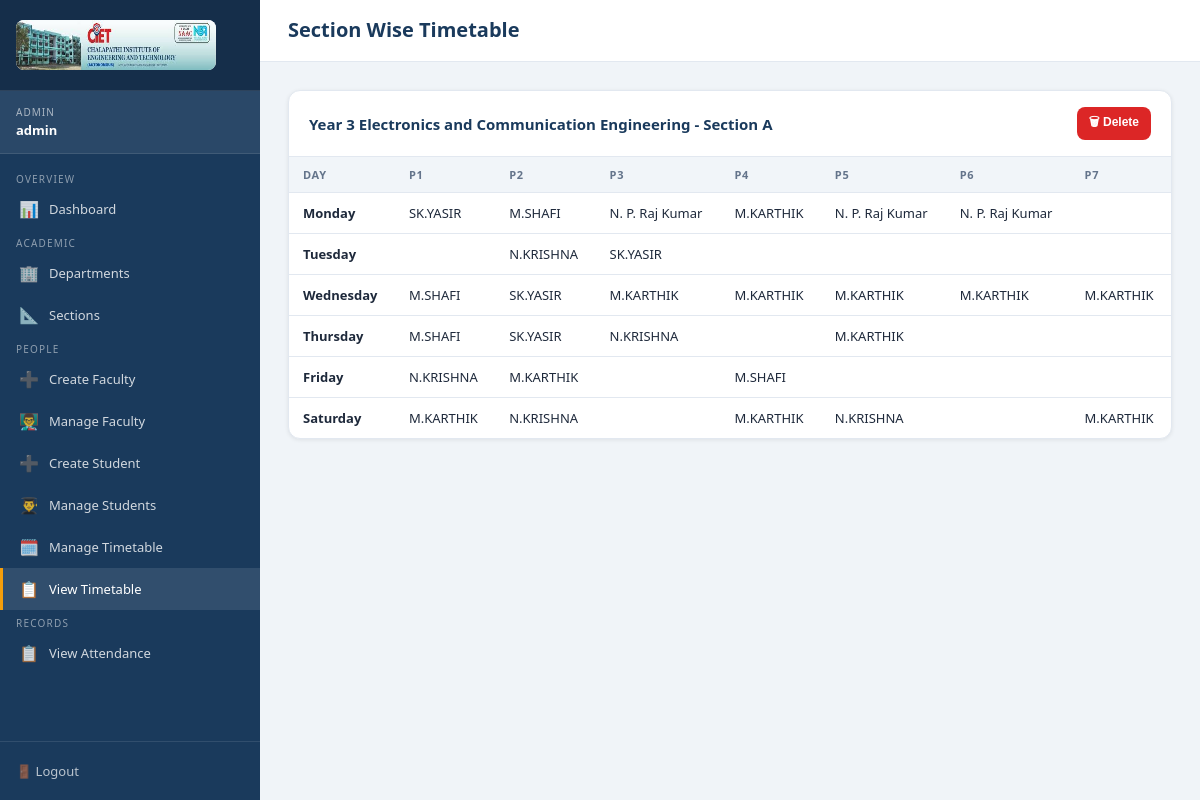
Screenshot of /admin/timetable-view (signed in) with the database file from the repository.
### tables this page shows
CREATE TABLE departments (
    id INTEGER PRIMARY KEY AUTOINCREMENT,
    name TEXT UNIQUE NOT NULL
);

CREATE TABLE faculty_profiles (
    id INTEGER PRIMARY KEY AUTOINCREMENT,
    user_id INTEGER UNIQUE NOT NULL,
    department_id INTEGER,
    name TEXT NOT NULL,
    employee_id TEXT UNIQUE NOT NULL,
    FOREIGN KEY(user_id) REFERENCES users(id) ON DELETE CASCADE,
    FOREIGN KEY(department_id) REFERENCES departments(id) ON DELETE SET NULL
);

### routes/admin.py (the view)
@admin_bp.route('/timetable-view')
@admin_required
def timetable_view():
    db = get_db()
    tt_query = '''
        SELECT t.id,
               t.section_id,
               fp.name as faculty_name,
               d.name as branch_name,
               y.year_number,
               sec.name as section_name,
               t.period_number,
               t.day_of_week
        FROM timetable t
        JOIN faculty_profiles fp ON t.faculty_id = fp.id
        JOIN sections sec ON t.section_id = sec.id
        JOIN departments d ON sec.branch_id = d.id
        JOIN years y ON sec.year_id = y.id
        ORDER BY d.name, y.year_number, sec.name, t.day_of_week, t.period_number
    '''
    entries = db.execute(tt_query).fetchall()
    section_tables = {}
    for e in entries:
        key = f"{e['branch_name']} - Year {e['year_number']} - {e['section_name']}"
        if key not in section_tables:
            section_tables[key] = {
                "branch": e['branch_name'],
                "year": e['year_number'],
                "section": e['section_name'],
                "section_id": None,
                "data": {}
            }
        if section_tables[key]["section_id"] is None:
            section_tables[key]["section_id"] = e["section_id"]
        section_tables[key]["data"][(e['day_of_week'],
                                     e['period_number'])] = e['faculty_name']
    db.close()
    return render_template('admin/timetable_view.html',
                           section_tables=section_tables,
                           periods=range(1, 8),
                           days=[
                               "Monday", "Tuesday", "Wednesday", "Thursday",
                               "Friday", "Saturday"
                           ])

### routes/admin.py (called while the page is built)
def get_db():
    conn = sqlite3.connect(current_app.config['DB_PATH'])
    conn.row_factory = sqlite3.Row
    conn.execute("PRAGMA foreign_keys = ON")
    return conn

def admin_required(f):
    @wraps(f)
    def decorated(*args, **kwargs):
        if session.get('role') != 'admin':
            flash('Access denied. Admin login required.', 'danger')
            return redirect(url_for('admin.login'))
        return f(*args, **kwargs)
    return decorated

### templates/admin/timetable_view.html (shortened to what this page needs)
{% extends 'base.html' %}
{% block page_title %}Section Wise Timetable{% endblock %}
{% block sidebar %}
<span class="nav-section-title">Overview</span>
<a href="{{ url_for('admin.dashboard') }}"><span class="nav-icon">📊</span> Dashboard</a>
<span class="nav-section-title">Academic</span>
<a href="{{ url_for('admin.departments') }}"><span class="nav-icon">🏢</span> Departments</a>
<a href="{{ url_for('admin.sections') }}"><span class="nav-icon">📐</span> Sections</a>
<span class="nav-section-title">People</span>
<a href="{{ url_for('admin.create_faculty') }}"><span class="nav-icon">➕</span> Create Faculty</a>
<a href="{{ url_for('admin.manage_faculty') }}"><span class="nav-icon">👨‍🏫</span> Manage Faculty</a>
<a href="{{ url_for('admin.create_student') }}"><span class="nav-icon">➕</span> Create Student</a>
<a href="{{ url_for('admin.manage_students') }}"><span class="nav-icon">👨‍🎓</span> Manage Students</a>
<a href="{{ url_for('admin.timetable') }}">
    <span class="nav-icon">🗓️</span> Manage Timetable
</a>
<a href="{{ url_for('admin.timetable_view') }}" class="active">
    <span class="nav-icon">📋</span> View Timetable
</a>
<span class="nav-section-title">Records</span>
<a href="{{ url_for('admin.view_attendance') }}"><span class="nav-icon">📋</span> View Attendance</a>
{% endblock %}
{% block sidebar_footer %}<a href="{{ url_for('admin.logout') }}">🚪 Logout</a>{% endblock %}
{% block content %}
{% for key, sec in section_tables.items() %}
<div class="card" style="margin-bottom:30px;">
    <div class="card-header"
        style="display:flex; justify-content:space-between; align-items:center;">
        <div class="card-title">
            Year {{ sec.year }} {{ sec.branch }} - Section {{ sec.section }}
        </div>
        <form method="POST"
            action="{{ url_for('admin.delete_section_timetable') }}"
            onsubmit="return confirm('Are you sure you want to delete timetable for this section?');">
            <button type="submit" class="btn btn-danger btn-sm">
                🗑 Delete
            </button>
        </form>
    </div>
    <div class="table-wrapper">
        <table>
            <thead>
                <tr>
                    <th>Day</th>
                    {% for p in periods %}
                    <th>P{{ p }}</th>
                    {% endfor %}
                </tr>
            </thead>
            <tbody>
                {% for day in days %}
                <tr>
                    <td><strong>{{ day }}</strong></td>
                    {% for p in periods %}
                    <td>
                        {{ sec.data.get((day, p), "") }}
                    </td>
                    {% endfor %}
                </tr>
                {% endfor %}
            </tbody>
        </table>
    </div>
</div>
{% endfor %}
{% endblock %}

### static/css/style.css (style rules this page uses)
:root { --primary: #1a3a5c; --primary-light: #2563a8; --accent: #f59e0b; --success: #16a34a; --danger: #dc2626; --warning: #d97706; --info: #0891b2; --bg: #f0f4f8; --card-bg: #ffffff; --text: #1e293b; --text-muted: #64748b; --border: #e2e8f0; --sidebar-width: 260px; }
* { box-sizing: border-box; margin: 0; padding: 0; }
body { font-family: 'Segoe UI', Tahoma, Geneva, Verdana, sans-serif; background: var(--bg); color: var(--text); min-height: 100vh; }
.btn { display: inline-flex; align-items: center; justify-content: center; gap: 6px; padding: 10px 20px; border: none; border-radius: 8px; font-size: 14px; font-weight: 600; cursor: pointer; text-decoration: none; transition: all 0.2s; }
.btn-danger { background: var(--danger); color: #fff; }
.btn-sm { padding: 6px 12px; font-size: 12px; }
.nav-section-title { font-size: 10px; text-transform: uppercase; letter-spacing: 1.2px; opacity: 0.5; padding: 16px 16px 6px; }
.sidebar-nav a { display: flex; align-items: center; gap: 10px; padding: 10px 16px; color: rgba(255,255,255,0.8); text-decoration: none; font-size: 13px; font-weight: 500; transition: all 0.2s; border-left: 3px solid transparent; }
.sidebar-nav a:hover, .sidebar-nav a.active { background: rgba(255,255,255,0.1); color: #fff; border-left-color: var(--accent); }
.sidebar-nav a .nav-icon { font-size: 16px; width: 20px; text-align: center; }
.sidebar-footer a { display: flex; align-items: center; gap: 8px; color: rgba(255,255,255,0.7); text-decoration: none; font-size: 13px; padding: 8px 0; }
.card { background: var(--card-bg); border-radius: 12px; box-shadow: 0 1px 4px rgba(0,0,0,0.08); border: 1px solid var(--border); margin-bottom: 24px; }
.card-header { padding: 16px 20px; border-bottom: 1px solid var(--border); display: flex; align-items: center; justify-content: space-between; gap: 12px; }
.card-title { font-size: 15px; font-weight: 700; color: var(--primary); }
.table-wrapper { overflow-x: auto; }
table { width: 100%; border-collapse: collapse; font-size: 13px; }
thead th { background: #f1f5f9; color: var(--text-muted); font-weight: 700; font-size: 11px; text-transform: uppercase; letter-spacing: 0.7px; padding: 10px 14px; text-align: left; border-bottom: 1px solid var(--border); }
tbody tr { border-bottom: 1px solid var(--border); transition: background 0.15s; }
tbody tr:last-child { border-bottom: none; }
tbody td { padding: 11px 14px; color: var(--text); vertical-align: middle; }

### rows the page displays
departments: branch "Electronics and Communication Engineering"
faculty_profiles: data.get "SK.YASIR" "SK.YASIR" "SK.YASIR" "SK.YASIR"
faculty_profiles: data.get "M.SHAFI" "M.SHAFI" "M.SHAFI" "M.SHAFI"
faculty_profiles: data.get "N. P. Raj Kumar" "N. P. Raj Kumar" "N. P. Raj Kumar"
faculty_profiles: data.get "M.KARTHIK" "M.KARTHIK" "M.KARTHIK" "M.KARTHIK" "M.KARTHIK" "M.KARTHIK" "M.KARTHIK" "M.KARTHIK" "M.KARTHIK" "M.KARTHIK" "M.KARTHIK"
faculty_profiles: data.get "N.KRISHNA" "N.KRISHNA" "N.KRISHNA" "N.KRISHNA" "N.KRISHNA"

### other values shown
{{ session.role | upper }} "ADMIN"
{{ sec.year }} "3"
{{ sec.section }} "A"
{{ p }} "1" "2" "3" "4" "5" "6" "7"
{{ day }} "Monday" "Tuesday" "Wednesday" "Thursday" "Friday" "Saturday"
